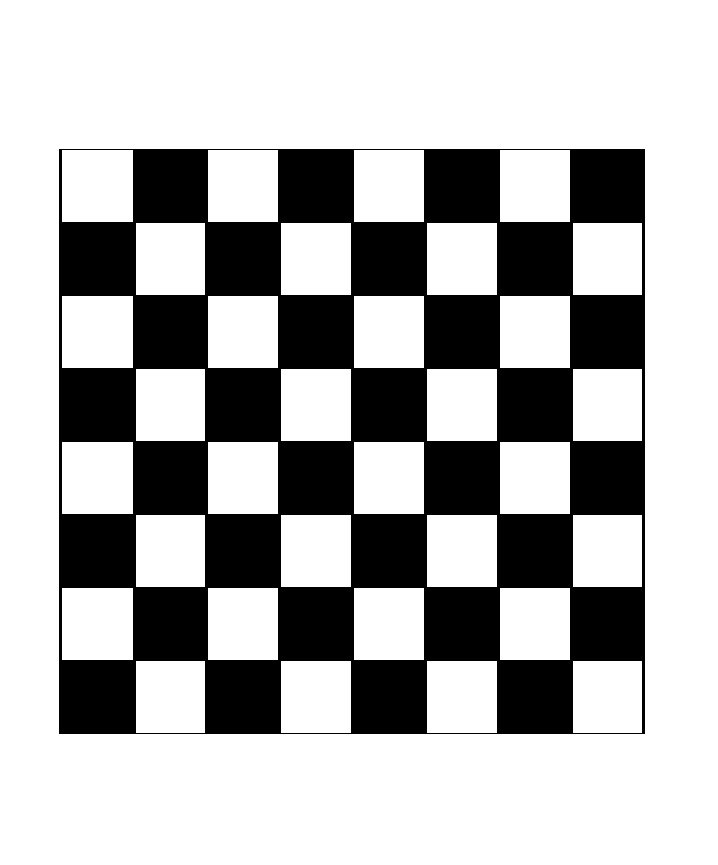
#> input picture images/chess.png, 718 x 865 px
$ python haaris.py
#> lines starting #> are read from the running program, lines starting #| are printed output that depends on the picture; after the words box and inside, x2 and y2 are one past the last pixel; in counts of white or black regions, pixels touching at a corner belong together
import cv2
import numpy as np

filename = 'images/chess.png'

img = cv2.imread(filename)
#> img is the input picture: shape (865, 718, 3); 70.7% white; 1 black region, box (x1, y1, x2, y2) and area: (59, 149, 645, 734) 181818

gray = cv2.cvtColor(img,cv2.COLOR_BGR2GRAY)

gray= np.float32(gray)
dst = cv2.cornerHarris(gray,2,3,0.04)
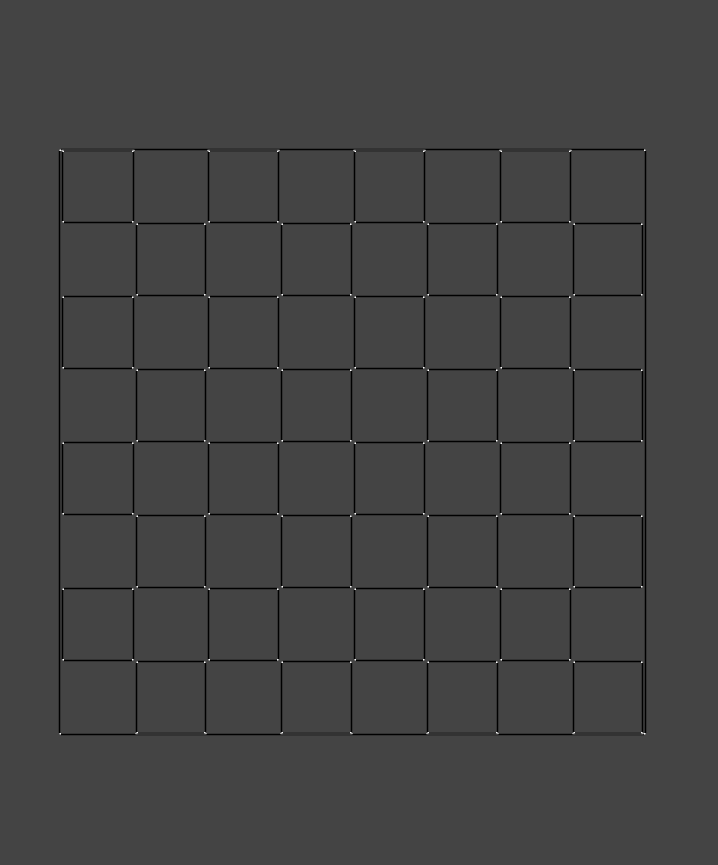
#> dst: shape (865, 718) float32; min -169130016, max 458335776, mean -3987547.5; drawn with min black and max white
dst=cv2.dilate(dst,None)
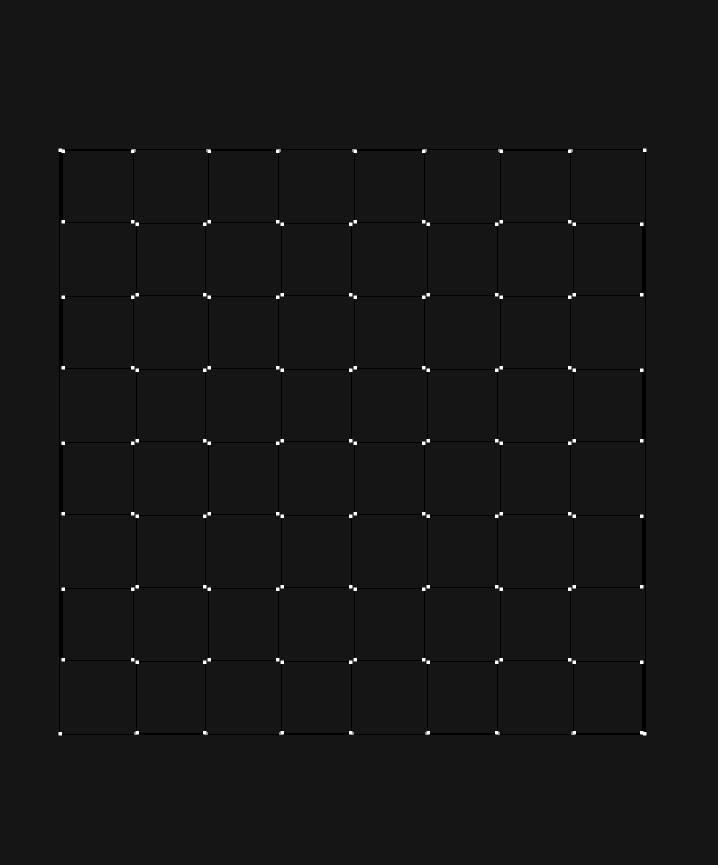
#> dst: shape (865, 718) float32; min -42282504, max 458335776, mean 394023.8; drawn with min black and max white

img[dst>0.01*dst.max()]=[0,0,255]
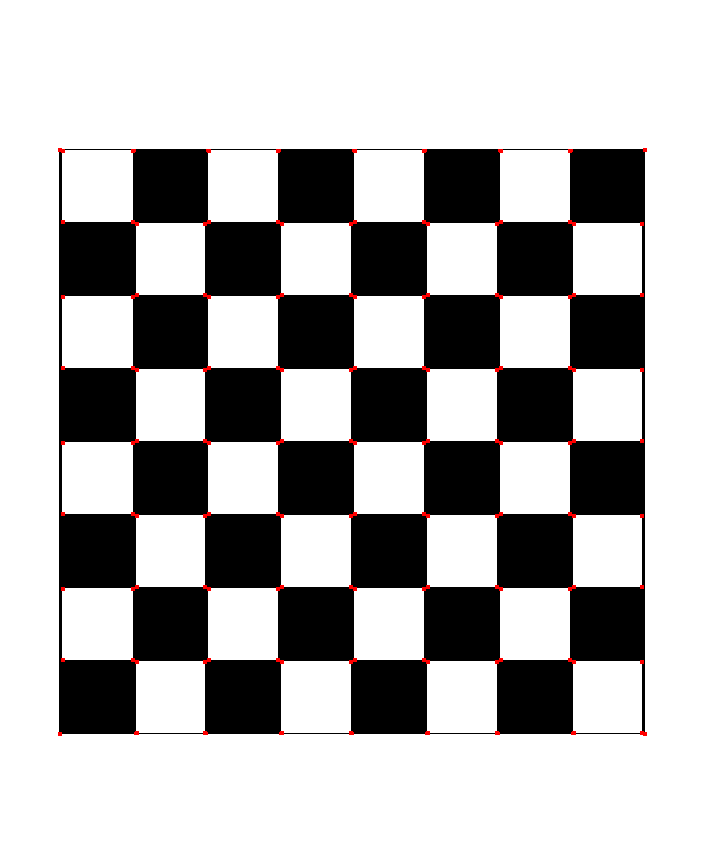
#> img: shape (865, 718, 3); 0.35% of pixels changed, all inside (x1, y1, x2, y2) = (58, 148, 647, 736)
cv2.imshow('dst',img)
cv2.waitKey(0);
